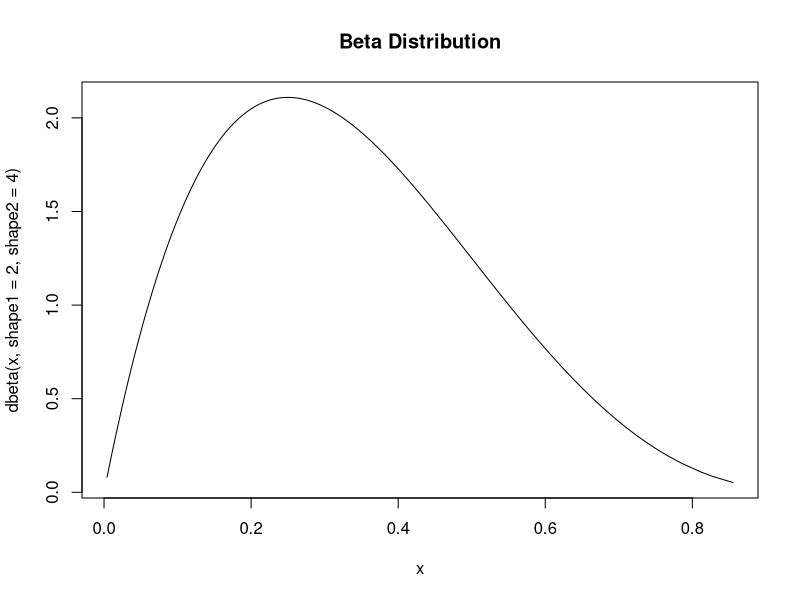

Source code (R):
#shape1 and shape2, paraemeters of beta distribution have to be defined
x<-rbeta(1000,shape1 = 2,shape2 = 4)
x<-sort(x)
plot(x,dbeta(x,shape1 = 2,shape2 = 4),main="Beta Distribution",type='l')